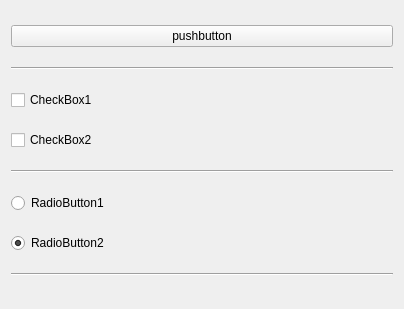
<?xml version="1.0" encoding="UTF-8"?>
<ui version="4.0">
 <class>find</class>
 <widget class="QWidget" name="find">
  <property name="geometry">
   <rect>
    <x>0</x>
    <y>0</y>
    <width>404</width>
    <height>309</height>
   </rect>
  </property>
  <property name="windowTitle">
   <string>Form</string>
  </property>
  <property name="styleSheet">
   <string notr="true"/>
  </property>
  <layout class="QGridLayout" name="gridLayout">
   <item row="3" column="0">
    <widget class="QCheckBox" name="checkBox">
     <property name="text">
      <string>CheckBox1</string>
     </property>
    </widget>
   </item>
   <item row="4" column="0">
    <widget class="QCheckBox" name="checkBox_2">
     <property name="text">
      <string>CheckBox2</string>
     </property>
    </widget>
   </item>
   <item row="5" column="0">
    <widget class="Line" name="line_2">
     <property name="orientation">
      <enum>Qt::Horizontal</enum>
     </property>
    </widget>
   </item>
   <item row="7" column="0">
    <widget class="QRadioButton" name="radioButton_2">
     <property name="text">
      <string>RadioButton2</string>
     </property>
     <property name="checked">
      <bool>true</bool>
     </property>
    </widget>
   </item>
   <item row="6" column="0">
    <widget class="QRadioButton" name="radioButton">
     <property name="text">
      <string>RadioButton1</string>
     </property>
     <property name="checked">
      <bool>false</bool>
     </property>
    </widget>
   </item>
   <item row="1" column="0">
    <widget class="QPushButton" name="pushButton">
     <property name="text">
      <string>pushbutton</string>
     </property>
    </widget>
   </item>
   <item row="2" column="0">
    <widget class="Line" name="line">
     <property name="orientation">
      <enum>Qt::Horizontal</enum>
     </property>
    </widget>
   </item>
   <item row="8" column="0">
    <widget class="Line" name="line_3">
     <property name="orientation">
      <enum>Qt::Horizontal</enum>
     </property>
    </widget>
   </item>
  </layout>
 </widget>
 <resources/>
 <connections/>
</ui>
